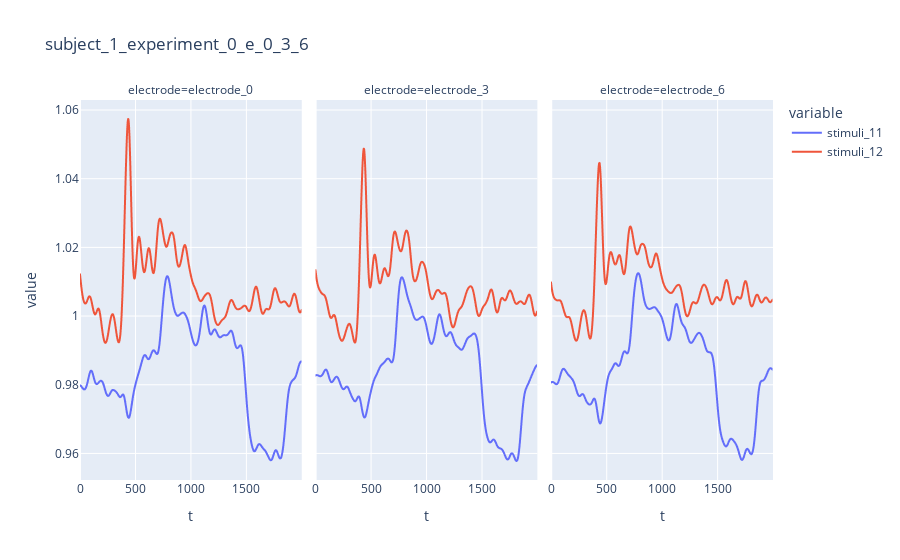
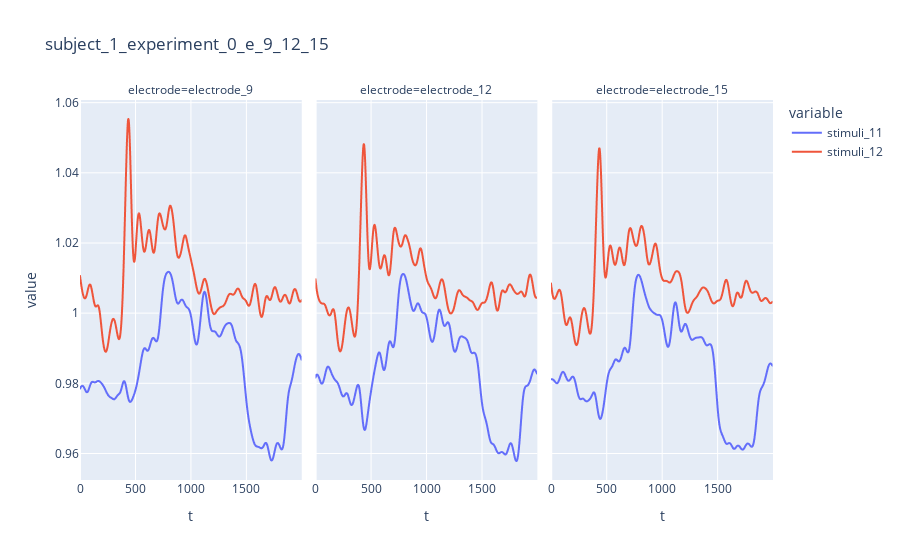
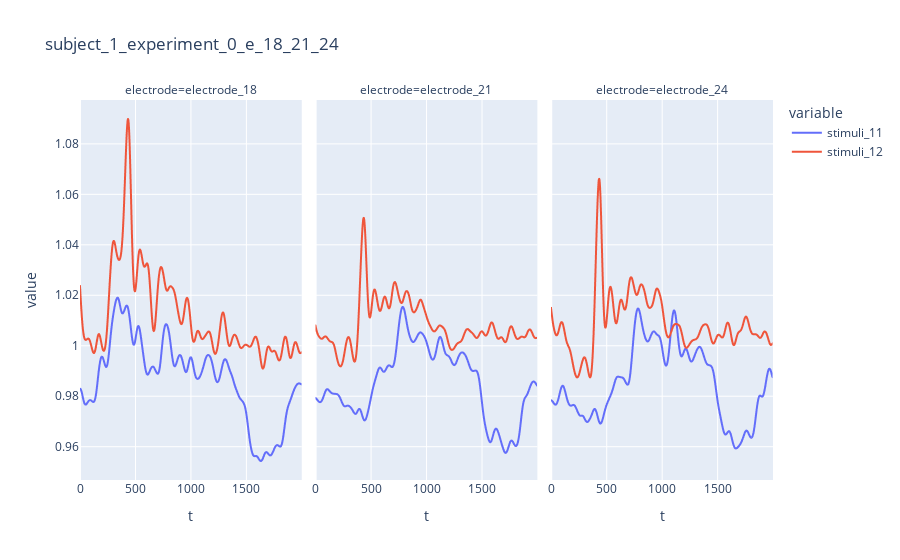

The notebook cell these images were saved under, in order:
### Code cell
# note: showing only 9 plots, since it looks like too many plots in single stdout go wrong
subject, experiment = "subject_1", "experiment_0"
tgt_electrodes = [
    "electrode_0","electrode_3","electrode_6",
    "electrode_9","electrode_12","electrode_15",
    "electrode_18","electrode_21","electrode_24"]
df = dfs[64].copy()
# electrode_cols_batched = convert_to_batches(df.columns[df.columns.str.contains("electrode")], batch_num=3)
electrode_cols_batched = convert_to_batches(tgt_electrodes, batch_num=3)

df = df[(df["subject"]==subject)&(df["experiment"]==experiment)]
for batch in electrode_cols_batched:
    for col in batch:
        df_tmp = df[["t", "stimulus", col]]
        df11 = df_tmp[df_tmp["stimulus"]=="stimuli_11"].rename({col: "stimuli_11"}, axis=1).drop("stimulus", axis=1)
        df12 = df_tmp[df_tmp["stimulus"]=="stimuli_12"].rename({col: "stimuli_12"}, axis=1).drop("stimulus", axis=1)
        df_tmp = df11.merge(df12.set_index("t"), left_on="t", right_index=True)
        df_tmp["electrode"] = col
        if col==batch[0]:
            df_plot = df_tmp.copy()
        else:
            df_plot = pd.concat([df_plot, df_tmp])
    es = [b.split("_")[-1] for b in batch]
    fig = px.line(
        df_plot, x="t", y=["stimuli_11", "stimuli_12"],
        title=f'{subject}_{experiment}_e_{"_".join(es)}', facet_col="electrode"
        )
    fig.show()

### Figure 1 — Plotly figure (JSON) as saved in the notebook; plotly's stock layout.template omitted (floating-point values rounded to 4 significant figures; data arrays with more than 128 entries replaced by an {"elided": "..."} marker saying what was removed)
{"data": [{"hovertemplate": "variable=stimuli_11<br>electrode=electrode_0<br>t=%{x}<br>value=%{y}<extra></extra>", "legendgroup": "stimuli_11", "line": {"color": "#636efa", "dash": "solid"}, "marker": {"symbol": "circle"}, "mode": "lines", "name": "stimuli_11", "showlegend": true, "type": "scattergl", "x": {"elided": "2000 int values"}, "xaxis": "x", "y": {"elided": "2000 float values"}, "yaxis": "y"}, {"hovertemplate": "variable=stimuli_11<br>electrode=electrode_3<br>t=%{x}<br>value=%{y}<extra></extra>", "legendgroup": "stimuli_11", "line": {"color": "#636efa", "dash": "solid"}, "marker": {"symbol": "circle"}, "mode": "lines", "name": "stimuli_11", "showlegend": false, "type": "scattergl", "x": {"elided": "2000 int values"}, "xaxis": "x2", "y": {"elided": "2000 float values"}, "yaxis": "y2"}, {"hovertemplate": "variable=stimuli_11<br>electrode=electrode_6<br>t=%{x}<br>value=%{y}<extra></extra>", "legendgroup": "stimuli_11", "line": {"color": "#636efa", "dash": "solid"}, "marker": {"symbol": "circle"}, "mode": "lines", "name": "stimuli_11", "showlegend": false, "type": "scattergl", "x": {"elided": "2000 int values"}, "xaxis": "x3", "y": {"elided": "2000 float values"}, "yaxis": "y3"}, {"hovertemplate": "variable=stimuli_12<br>electrode=electrode_0<br>t=%{x}<br>value=%{y}<extra></extra>", "legendgroup": "stimuli_12", "line": {"color": "#EF553B", "dash": "solid"}, "marker": {"symbol": "circle"}, "mode": "lines", "name": "stimuli_12", "showlegend": true, "type": "scattergl", "x": {"elided": "2000 int values"}, "xaxis": "x", "y": {"elided": "2000 float values"}, "yaxis": "y"}, {"hovertemplate": "variable=stimuli_12<br>electrode=electrode_3<br>t=%{x}<br>value=%{y}<extra></extra>", "legendgroup": "stimuli_12", "line": {"color": "#EF553B", "dash": "solid"}, "marker": {"symbol": "circle"}, "mode": "lines", "name": "stimuli_12", "showlegend": false, "type": "scattergl", "x": {"elided": "2000 int values"}, "xaxis": "x2", "y": {"elided": "2000 float values"}, "yaxis": "y2"}, {"hovertemplate": "variable=stimuli_12<br>electrode=electrode_6<br>t=%{x}<br>value=%{y}<extra></extra>", "legendgroup": "stimuli_12", "line": {"color": "#EF553B", "dash": "solid"}, "marker": {"symbol": "circle"}, "mode": "lines", "name": "stimuli_12", "showlegend": false, "type": "scattergl", "x": {"elided": "2000 int values"}, "xaxis": "x3", "y": {"elided": "2000 float values"}, "yaxis": "y3"}], "layout": {"annotations": [{"font": {}, "showarrow": false, "text": "electrode=electrode_0", "x": 0.16, "xanchor": "center", "xref": "paper", "y": 1, "yanchor": "bottom", "yref": "paper"}, {"font": {}, "showarrow": false, "text": "electrode=electrode_3", "x": 0.5, "xanchor": "center", "xref": "paper", "y": 1, "yanchor": "bottom", "yref": "paper"}, {"font": {}, "showarrow": false, "text": "electrode=electrode_6", "x": 0.84, "xanchor": "center", "xref": "paper", "y": 1, "yanchor": "bottom", "yref": "paper"}], "legend": {"title": {"text": "variable"}, "tracegroupgap": 0}, "title": {"text": "subject_1_experiment_0_e_0_3_6"}, "xaxis": {"anchor": "y", "domain": [0, 0.32], "title": {"text": "t"}}, "xaxis2": {"anchor": "y2", "domain": [0.34, 0.66], "matches": "x", "title": {"text": "t"}}, "xaxis3": {"anchor": "y3", "domain": [0.68, 1.0], "matches": "x", "title": {"text": "t"}}, "yaxis": {"anchor": "x", "domain": [0, 1], "title": {"text": "value"}}, "yaxis2": {"anchor": "x2", "domain": [0, 1], "matches": "y", "showticklabels": false}, "yaxis3": {"anchor": "x3", "domain": [0, 1], "matches": "y", "showticklabels": false}}}

### Figure 2 — Plotly figure (JSON) as saved in the notebook; plotly's stock layout.template omitted (floating-point values rounded to 4 significant figures; data arrays with more than 128 entries replaced by an {"elided": "..."} marker saying what was removed)
{"data": [{"hovertemplate": "variable=stimuli_11<br>electrode=electrode_9<br>t=%{x}<br>value=%{y}<extra></extra>", "legendgroup": "stimuli_11", "line": {"color": "#636efa", "dash": "solid"}, "marker": {"symbol": "circle"}, "mode": "lines", "name": "stimuli_11", "showlegend": true, "type": "scattergl", "x": {"elided": "2000 int values"}, "xaxis": "x", "y": {"elided": "2000 float values"}, "yaxis": "y"}, {"hovertemplate": "variable=stimuli_11<br>electrode=electrode_12<br>t=%{x}<br>value=%{y}<extra></extra>", "legendgroup": "stimuli_11", "line": {"color": "#636efa", "dash": "solid"}, "marker": {"symbol": "circle"}, "mode": "lines", "name": "stimuli_11", "showlegend": false, "type": "scattergl", "x": {"elided": "2000 int values"}, "xaxis": "x2", "y": {"elided": "2000 float values"}, "yaxis": "y2"}, {"hovertemplate": "variable=stimuli_11<br>electrode=electrode_15<br>t=%{x}<br>value=%{y}<extra></extra>", "legendgroup": "stimuli_11", "line": {"color": "#636efa", "dash": "solid"}, "marker": {"symbol": "circle"}, "mode": "lines", "name": "stimuli_11", "showlegend": false, "type": "scattergl", "x": {"elided": "2000 int values"}, "xaxis": "x3", "y": {"elided": "2000 float values"}, "yaxis": "y3"}, {"hovertemplate": "variable=stimuli_12<br>electrode=electrode_9<br>t=%{x}<br>value=%{y}<extra></extra>", "legendgroup": "stimuli_12", "line": {"color": "#EF553B", "dash": "solid"}, "marker": {"symbol": "circle"}, "mode": "lines", "name": "stimuli_12", "showlegend": true, "type": "scattergl", "x": {"elided": "2000 int values"}, "xaxis": "x", "y": {"elided": "2000 float values"}, "yaxis": "y"}, {"hovertemplate": "variable=stimuli_12<br>electrode=electrode_12<br>t=%{x}<br>value=%{y}<extra></extra>", "legendgroup": "stimuli_12", "line": {"color": "#EF553B", "dash": "solid"}, "marker": {"symbol": "circle"}, "mode": "lines", "name": "stimuli_12", "showlegend": false, "type": "scattergl", "x": {"elided": "2000 int values"}, "xaxis": "x2", "y": {"elided": "2000 float values"}, "yaxis": "y2"}, {"hovertemplate": "variable=stimuli_12<br>electrode=electrode_15<br>t=%{x}<br>value=%{y}<extra></extra>", "legendgroup": "stimuli_12", "line": {"color": "#EF553B", "dash": "solid"}, "marker": {"symbol": "circle"}, "mode": "lines", "name": "stimuli_12", "showlegend": false, "type": "scattergl", "x": {"elided": "2000 int values"}, "xaxis": "x3", "y": {"elided": "2000 float values"}, "yaxis": "y3"}], "layout": {"annotations": [{"font": {}, "showarrow": false, "text": "electrode=electrode_9", "x": 0.16, "xanchor": "center", "xref": "paper", "y": 1, "yanchor": "bottom", "yref": "paper"}, {"font": {}, "showarrow": false, "text": "electrode=electrode_12", "x": 0.5, "xanchor": "center", "xref": "paper", "y": 1, "yanchor": "bottom", "yref": "paper"}, {"font": {}, "showarrow": false, "text": "electrode=electrode_15", "x": 0.84, "xanchor": "center", "xref": "paper", "y": 1, "yanchor": "bottom", "yref": "paper"}], "legend": {"title": {"text": "variable"}, "tracegroupgap": 0}, "title": {"text": "subject_1_experiment_0_e_9_12_15"}, "xaxis": {"anchor": "y", "domain": [0, 0.32], "title": {"text": "t"}}, "xaxis2": {"anchor": "y2", "domain": [0.34, 0.66], "matches": "x", "title": {"text": "t"}}, "xaxis3": {"anchor": "y3", "domain": [0.68, 1.0], "matches": "x", "title": {"text": "t"}}, "yaxis": {"anchor": "x", "domain": [0, 1], "title": {"text": "value"}}, "yaxis2": {"anchor": "x2", "domain": [0, 1], "matches": "y", "showticklabels": false}, "yaxis3": {"anchor": "x3", "domain": [0, 1], "matches": "y", "showticklabels": false}}}

### Figure 3 — Plotly figure (JSON) as saved in the notebook; plotly's stock layout.template omitted (floating-point values rounded to 4 significant figures; data arrays with more than 128 entries replaced by an {"elided": "..."} marker saying what was removed)
{"data": [{"hovertemplate": "variable=stimuli_11<br>electrode=electrode_18<br>t=%{x}<br>value=%{y}<extra></extra>", "legendgroup": "stimuli_11", "line": {"color": "#636efa", "dash": "solid"}, "marker": {"symbol": "circle"}, "mode": "lines", "name": "stimuli_11", "showlegend": true, "type": "scattergl", "x": {"elided": "2000 int values"}, "xaxis": "x", "y": {"elided": "2000 float values"}, "yaxis": "y"}, {"hovertemplate": "variable=stimuli_11<br>electrode=electrode_21<br>t=%{x}<br>value=%{y}<extra></extra>", "legendgroup": "stimuli_11", "line": {"color": "#636efa", "dash": "solid"}, "marker": {"symbol": "circle"}, "mode": "lines", "name": "stimuli_11", "showlegend": false, "type": "scattergl", "x": {"elided": "2000 int values"}, "xaxis": "x2", "y": {"elided": "2000 float values"}, "yaxis": "y2"}, {"hovertemplate": "variable=stimuli_11<br>electrode=electrode_24<br>t=%{x}<br>value=%{y}<extra></extra>", "legendgroup": "stimuli_11", "line": {"color": "#636efa", "dash": "solid"}, "marker": {"symbol": "circle"}, "mode": "lines", "name": "stimuli_11", "showlegend": false, "type": "scattergl", "x": {"elided": "2000 int values"}, "xaxis": "x3", "y": {"elided": "2000 float values"}, "yaxis": "y3"}, {"hovertemplate": "variable=stimuli_12<br>electrode=electrode_18<br>t=%{x}<br>value=%{y}<extra></extra>", "legendgroup": "stimuli_12", "line": {"color": "#EF553B", "dash": "solid"}, "marker": {"symbol": "circle"}, "mode": "lines", "name": "stimuli_12", "showlegend": true, "type": "scattergl", "x": {"elided": "2000 int values"}, "xaxis": "x", "y": {"elided": "2000 float values"}, "yaxis": "y"}, {"hovertemplate": "variable=stimuli_12<br>electrode=electrode_21<br>t=%{x}<br>value=%{y}<extra></extra>", "legendgroup": "stimuli_12", "line": {"color": "#EF553B", "dash": "solid"}, "marker": {"symbol": "circle"}, "mode": "lines", "name": "stimuli_12", "showlegend": false, "type": "scattergl", "x": {"elided": "2000 int values"}, "xaxis": "x2", "y": {"elided": "2000 float values"}, "yaxis": "y2"}, {"hovertemplate": "variable=stimuli_12<br>electrode=electrode_24<br>t=%{x}<br>value=%{y}<extra></extra>", "legendgroup": "stimuli_12", "line": {"color": "#EF553B", "dash": "solid"}, "marker": {"symbol": "circle"}, "mode": "lines", "name": "stimuli_12", "showlegend": false, "type": "scattergl", "x": {"elided": "2000 int values"}, "xaxis": "x3", "y": {"elided": "2000 float values"}, "yaxis": "y3"}], "layout": {"annotations": [{"font": {}, "showarrow": false, "text": "electrode=electrode_18", "x": 0.16, "xanchor": "center", "xref": "paper", "y": 1, "yanchor": "bottom", "yref": "paper"}, {"font": {}, "showarrow": false, "text": "electrode=electrode_21", "x": 0.5, "xanchor": "center", "xref": "paper", "y": 1, "yanchor": "bottom", "yref": "paper"}, {"font": {}, "showarrow": false, "text": "electrode=electrode_24", "x": 0.84, "xanchor": "center", "xref": "paper", "y": 1, "yanchor": "bottom", "yref": "paper"}], "legend": {"title": {"text": "variable"}, "tracegroupgap": 0}, "title": {"text": "subject_1_experiment_0_e_18_21_24"}, "xaxis": {"anchor": "y", "domain": [0, 0.32], "title": {"text": "t"}}, "xaxis2": {"anchor": "y2", "domain": [0.34, 0.66], "matches": "x", "title": {"text": "t"}}, "xaxis3": {"anchor": "y3", "domain": [0.68, 1.0], "matches": "x", "title": {"text": "t"}}, "yaxis": {"anchor": "x", "domain": [0, 1], "title": {"text": "value"}}, "yaxis2": {"anchor": "x2", "domain": [0, 1], "matches": "y", "showticklabels": false}, "yaxis3": {"anchor": "x3", "domain": [0, 1], "matches": "y", "showticklabels": false}}}
